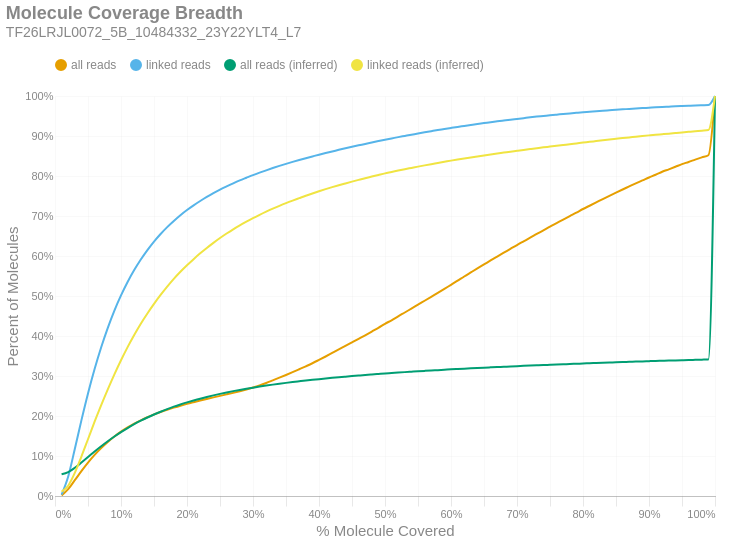

Write notebook code for a chart like this one.
### Markdown cell above
### Molecule Read Coverage
This chart shows molecule coverage breadth as computed by the number of bases aligned to that molecule. In other words, "*how much of each unique long molecule is actually sequenced/aligned?*" Keep in mind there is a distinction between sequences and alignments, since some sequences belonging to a particular molecule may not align well and wouldn't appear in the alignment data. This chart also shows molecule coverage breadth as computed by the *inferred fragment* from which the aligned sequences originate. Unlike read coverage, this calculation takes into account the total insert size, including unsequenced gaps between the forward and reverse reads. Like the previous figures, these are cumulative percents.

### Code cell
if SKIPLR:
    print_html(f"Skipped")
else:
    binned_df = consolidated_hist(valids['coverage_bp'], mask, 0.01, True)
    binned_df_inf = consolidated_hist(valids['coverage_inserts'], mask, 0.01, True)
    binned_df = binned_df.with_columns(pl.lit(binned_df_inf['all reads (cumsum)']).alias('all reads (inferred)'))
    binned_df = binned_df.with_columns(pl.lit(binned_df_inf['linked reads (cumsum)']).alias('linked reads (inferred)'))
    binned_df = binned_df.with_columns(
        (pl.col('bin').cast(pl.Float64) + 0.01).alias('right_edge')
    )

    with SafeRender(binned_df):
        (
            density_plot(binned_df, 'Molecule Coverage Breadth', samplename, 'molcov', ['all reads (inferred)','linked reads (inferred)'])
            .encode(
                #x=alt.X('bin:Q', title="% Molecule Covered").axis(format = '%').scale(padding=0),
                x=alt.X('right_edge:Q', title="% Molecule Covered").axis(format='%').scale(padding=0),
                y=alt.Y('value:Q', title='Percent of Molecules')
                    .axis(format='%')
                    .stack(False)
                    .scale(domainMin=0, padding=0),
                color=alt.Color("key:N").scale(domain = ["all reads", "linked reads", "all reads (inferred)", "linked reads (inferred)"]),
                tooltip = [
                    alt.Tooltip("key:N", title = "Data Type"),
                    alt.Tooltip("range_label:N", title="% Molecule Covered"),
                    alt.Tooltip("value:Q", format = ".2%", title="% Molecules")
                ]
            )
        ).display()

### Figure 1 — Vega-Lite specification as saved in the notebook (floating-point values rounded to 4 significant figures)
{"width": "container", "height": 400, "config": {"title": {"anchor": "start", "dy": -15, "fontSize": 18, "color": "#888888", "subtitleColor": "#888888", "subtitleFontSize": 14}, "arc": {"fill": "#0072B2"}, "axis": {"domainColor": "#888888", "domainWidth": 0.5, "gridWidth": 0.2, "grid": false, "titleFontWeight": 400, "titleFontSize": 15, "labelFontSize": 11, "labelColor": "#888888", "tickColor": "#888888", "tickWidth": 0.2, "titleColor": "#888888"}, "axisBand": {"grid": false}, "axisX": {"grid": true, "tickSize": 10, "domainCap": "round"}, "axisY": {"domain": false, "grid": true, "tickSize": 0, "domainCap": "round"}, "background": "transparent", "header": {"labelFontSize": 15, "labelColor": "#888888", "titleFontSize": 15, "titleFontWeight": 600, "titleColor": "#888888"}, "legend": {"labelFont": "sans-serif", "labelFontSize": 12, "labelColor": "#888888", "symbolSize": 100, "symbolType": "circle", "titleFontSize": 12, "titlePadding": 10, "titleColor": "#888888", "title": null, "orient": "top"}, "range": {"category": ["#E69F00", "#56B4E9", "#009E73", "#F0E442", "#0072B2", "#D55E00", "#CC79A7", "#000000"], "diverging": ["#cfe8f3", "#a2d4ec", "#73bfe2", "#46abdb", "#1696d2", "#12719e"]}, "area": {"fill": "#0072B2", "fillOpacity": 0.7, "line": true, "strokeOpacity": 0.7}, "line": {"color": "#0072B2", "stroke": "#0072B2", "strokeWidth": 2}, "trail": {"color": "#0072B2", "stroke": "#0072B2", "strokeWidth": 0, "size": 1}, "point": {"filled": true, "fillOpacity": 1.0, "size": 95}, "text": {"color": "#888888", "fontSize": 11, "align": "right", "fontWeight": 400, "size": 11}, "bar": {"fill": "#0072B2", "stroke": null}, "view": {"stroke": null, "continuousWidth": 660, "continuousHeight": 400}}, "data": {"name": "data-d19fc0c179f03ac3438a0cd2ba2d6a61"}, "mark": {"type": "line", "interpolate": "monotone", "point": {"opacity": 0, "size": 275}}, "encoding": {"color": {"field": "key", "scale": {"domain": ["all reads", "linked reads", "all reads (inferred)", "linked reads (inferred)"]}, "type": "nominal"}, "tooltip": [{"field": "key", "title": "Data Type", "type": "nominal"}, {"field": "range_label", "title": "% Molecule Covered", "type": "nominal"}, {"field": "value", "format": ".2%", "title": "% Molecules", "type": "quantitative"}], "x": {"axis": {"format": "%"}, "field": "right_edge", "scale": {"padding": 0}, "title": "% Molecule Covered", "type": "quantitative"}, "y": {"axis": {"format": "%"}, "field": "value", "scale": {"domainMin": 0, "padding": 0}, "stack": false, "title": "Percent of Molecules", "type": "quantitative"}}, "params": [{"name": "param_c36ac31b6afebe62", "select": {"type": "point", "fields": ["key"]}, "bind": "legend"}], "title": {"text": "Molecule Coverage Breadth", "subtitle": "TF26LRJL0072_5B_10484332_23Y22YLT4_L7"}, "transform": [{"fold": ["all reads (cumsum)", "linked reads (cumsum)", "all reads (inferred)", "linked reads (inferred)"]}, {"calculate": "replace(datum.key, ' (cumsum)', '')", "as": "key"}, {"filter": {"param": "param_c36ac31b6afebe62"}}], "usermeta": {"embedOptions": {"downloadFileName": "TF26LRJL0072_5B_10484332_23Y22YLT4_L7.molcov"}}, "$schema": "https://vega.github.io/schema/vega-lite/v6.4.1.json", "datasets": {"data-d19fc0c179f03ac3438a0cd2ba2d6a61": [{"bin": "0.0", "interval": "0.0-0.01", "all reads": 0.001607, "linked reads": 0.003501, "all reads (cumsum)": 0.001607, "linked reads (cumsum)": 0.003501, "range_label": "0.0-0.01", "all reads (inferred)": 0.05428, "linked reads (inferred)": 0.01076, "right_edge": 0.01}, {"bin": "0.01", "interval": "0.01-0.02", "all reads": 0.01544, "linked reads": 0.04516, "all reads (cumsum)": 0.01705, "linked reads (cumsum)": 0.04866, "range_label": "0.01-0.02", "all reads (inferred)": 0.05986, "linked reads (inferred)": 0.02575, "right_edge": 0.02}, {"bin": "0.02", "interval": "0.02-0.03", "all reads": 0.02248, "linked reads": 0.06885, "all reads (cumsum)": 0.03953, "linked reads (cumsum)": 0.1175, "range_label": "0.02-0.03", "all reads (inferred)": 0.07049, "linked reads (inferred)": 0.05774, "right_edge": 0.03}, {"bin": "0.03", "interval": "0.03-0.04", "all reads": 0.02283, "linked reads": 0.0715, "all reads (cumsum)": 0.06236, "linked reads (cumsum)": 0.189, "range_label": "0.03-0.04", "all reads (inferred)": 0.08363, "linked reads (inferred)": 0.09853, "right_edge": 0.04}, {"bin": "0.04", "interval": "0.04-0.05", "all reads": 0.02134, "linked reads": 0.06733, "all reads (cumsum)": 0.08369, "linked reads (cumsum)": 0.2563, "range_label": "0.04-0.05", "all reads (inferred)": 0.09747, "linked reads (inferred)": 0.1419, "right_edge": 0.05}, {"bin": "0.05", "interval": "0.05-0.06", "all reads": 0.01924, "linked reads": 0.06103, "all reads (cumsum)": 0.1029, "linked reads (cumsum)": 0.3174, "range_label": "0.05-0.06", "all reads (inferred)": 0.1114, "linked reads (inferred)": 0.1857, "right_edge": 0.06}, {"bin": "0.06", "interval": "0.06-0.07", "all reads": 0.01708, "linked reads": 0.05447, "all reads (cumsum)": 0.12, "linked reads (cumsum)": 0.3718, "range_label": "0.06-0.07", "all reads (inferred)": 0.1244, "linked reads (inferred)": 0.2272, "right_edge": 0.07}, {"bin": "0.07", "interval": "0.07-0.08", "all reads": 0.01527, "linked reads": 0.04858, "all reads (cumsum)": 0.1353, "linked reads (cumsum)": 0.4204, "range_label": "0.07-0.08", "all reads (inferred)": 0.1369, "linked reads (inferred)": 0.2667, "right_edge": 0.08}, {"bin": "0.08", "interval": "0.08-0.09", "all reads": 0.0136, "linked reads": 0.04321, "all reads (cumsum)": 0.1489, "linked reads (cumsum)": 0.4636, "range_label": "0.08-0.09", "all reads (inferred)": 0.1487, "linked reads (inferred)": 0.3042, "right_edge": 0.09}, {"bin": "0.09", "interval": "0.09-0.1", "all reads": 0.01195, "linked reads": 0.0379, "all reads (cumsum)": 0.1608, "linked reads (cumsum)": 0.5015, "range_label": "0.09-0.1", "all reads (inferred)": 0.1597, "linked reads (inferred)": 0.3394, "right_edge": 0.1}, {"bin": "0.1", "interval": "0.1-0.11", "all reads": 0.01065, "linked reads": 0.03366, "all reads (cumsum)": 0.1715, "linked reads (cumsum)": 0.5352, "range_label": "0.1-0.11", "all reads (inferred)": 0.1699, "linked reads (inferred)": 0.3722, "right_edge": 0.11}, {"bin": "0.11", "interval": "0.11-0.12", "all reads": 0.009421, "linked reads": 0.02971, "all reads (cumsum)": 0.1809, "linked reads (cumsum)": 0.5649, "range_label": "0.11-0.12", "all reads (inferred)": 0.1794, "linked reads (inferred)": 0.4026, "right_edge": 0.12}, {"bin": "0.12", "interval": "0.12-0.13", "all reads": 0.008369, "linked reads": 0.02625, "all reads (cumsum)": 0.1893, "linked reads (cumsum)": 0.5912, "range_label": "0.12-0.13", "all reads (inferred)": 0.1883, "linked reads (inferred)": 0.4308, "right_edge": 0.13}, {"bin": "0.13", "interval": "0.13-0.14", "all reads": 0.007615, "linked reads": 0.02371, "all reads (cumsum)": 0.1969, "linked reads (cumsum)": 0.6149, "range_label": "0.13-0.14", "all reads (inferred)": 0.1963, "linked reads (inferred)": 0.4564, "right_edge": 0.14}, {"bin": "0.14", "interval": "0.14-0.15", "all reads": 0.006879, "linked reads": 0.02123, "all reads (cumsum)": 0.2038, "linked reads (cumsum)": 0.6361, "range_label": "0.14-0.15", "all reads (inferred)": 0.2038, "linked reads (inferred)": 0.4803, "right_edge": 0.15}, {"bin": "0.15", "interval": "0.15-0.16", "all reads": 0.006205, "linked reads": 0.01894, "all reads (cumsum)": 0.21, "linked reads (cumsum)": 0.655, "range_label": "0.15-0.16", "all reads (inferred)": 0.2107, "linked reads (inferred)": 0.5026, "right_edge": 0.16}, {"bin": "0.16", "interval": "0.16-0.17", "all reads": 0.005715, "linked reads": 0.01723, "all reads (cumsum)": 0.2157, "linked reads (cumsum)": 0.6723, "range_label": "0.16-0.17", "all reads (inferred)": 0.2173, "linked reads (inferred)": 0.5235, "right_edge": 0.17}, {"bin": "0.17", "interval": "0.17-0.18", "all reads": 0.00521, "linked reads": 0.01536, "all reads (cumsum)": 0.2209, "linked reads (cumsum)": 0.6876, "range_label": "0.17-0.18", "all reads (inferred)": 0.2234, "linked reads (inferred)": 0.5429, "right_edge": 0.18}, {"bin": "0.18", "interval": "0.18-0.19", "all reads": 0.004938, "linked reads": 0.01437, "all reads (cumsum)": 0.2258, "linked reads (cumsum)": 0.702, "range_label": "0.18-0.19", "all reads (inferred)": 0.2289, "linked reads (inferred)": 0.5605, "right_edge": 0.19}, {"bin": "0.19", "interval": "0.19-0.2", "all reads": 0.004558, "linked reads": 0.01289, "all reads (cumsum)": 0.2304, "linked reads (cumsum)": 0.7149, "range_label": "0.19-0.2", "all reads (inferred)": 0.234, "linked reads (inferred)": 0.5768, "right_edge": 0.2}, {"bin": "0.2", "interval": "0.2-0.21", "all reads": 0.004211, "linked reads": 0.01168, "all reads (cumsum)": 0.2346, "linked reads (cumsum)": 0.7266, "range_label": "0.2-0.21", "all reads (inferred)": 0.2388, "linked reads (inferred)": 0.5921, "right_edge": 0.21}, {"bin": "0.21", "interval": "0.21-0.22", "all reads": 0.004067, "linked reads": 0.01088, "all reads (cumsum)": 0.2387, "linked reads (cumsum)": 0.7374, "range_label": "0.21-0.22", "all reads (inferred)": 0.2433, "linked reads (inferred)": 0.6066, "right_edge": 0.22}, {"bin": "0.22", "interval": "0.22-0.23", "all reads": 0.00397, "linked reads": 0.01026, "all reads (cumsum)": 0.2426, "linked reads (cumsum)": 0.7477, "range_label": "0.22-0.23", "all reads (inferred)": 0.2475, "linked reads (inferred)": 0.62, "right_edge": 0.23}, {"bin": "0.23", "interval": "0.23-0.24", "all reads": 0.003925, "linked reads": 0.009445, "all reads (cumsum)": 0.2466, "linked reads (cumsum)": 0.7572, "range_label": "0.23-0.24", "all reads (inferred)": 0.2515, "linked reads (inferred)": 0.6328, "right_edge": 0.24}, {"bin": "0.24", "interval": "0.24-0.25", "all reads": 0.003804, "linked reads": 0.008722, "all reads (cumsum)": 0.2504, "linked reads (cumsum)": 0.7659, "range_label": "0.24-0.25", "all reads (inferred)": 0.2553, "linked reads (inferred)": 0.6449, "right_edge": 0.25}, {"bin": "0.25", "interval": "0.25-0.26", "all reads": 0.003652, "linked reads": 0.008014, "all reads (cumsum)": 0.254, "linked reads (cumsum)": 0.7739, "range_label": "0.25-0.26", "all reads (inferred)": 0.2588, "linked reads (inferred)": 0.6562, "right_edge": 0.26}, {"bin": "0.26", "interval": "0.26-0.27", "all reads": 0.003792, "linked reads": 0.007767, "all reads (cumsum)": 0.2578, "linked reads (cumsum)": 0.7817, "range_label": "0.26-0.27", "all reads (inferred)": 0.2622, "linked reads (inferred)": 0.6668, "right_edge": 0.27}, {"bin": "0.27", "interval": "0.27-0.28", "all reads": 0.00409, "linked reads": 0.007326, "all reads (cumsum)": 0.2619, "linked reads (cumsum)": 0.789, "range_label": "0.27-0.28", "all reads (inferred)": 0.2652, "linked reads (inferred)": 0.6765, "right_edge": 0.28}, {"bin": "0.28", "interval": "0.28-0.29", "all reads": 0.004379, "linked reads": 0.006687, "all reads (cumsum)": 0.2663, "linked reads (cumsum)": 0.7957, "range_label": "0.28-0.29", "all reads (inferred)": 0.2681, "linked reads (inferred)": 0.6857, "right_edge": 0.29}, {"bin": "0.29", "interval": "0.29-0.3", "all reads": 0.004888, "linked reads": 0.006562, "all reads (cumsum)": 0.2712, "linked reads (cumsum)": 0.8022, "range_label": "0.29-0.3", "all reads (inferred)": 0.2709, "linked reads (inferred)": 0.6944, "right_edge": 0.3}, {"bin": "0.3", "interval": "0.3-0.31", "all reads": 0.005398, "linked reads": 0.006093, "all reads (cumsum)": 0.2766, "linked reads (cumsum)": 0.8083, "range_label": "0.3-0.31", "all reads (inferred)": 0.2735, "linked reads (inferred)": 0.7028, "right_edge": 0.31}, {"bin": "0.31", "interval": "0.31-0.32", "all reads": 0.00606, "linked reads": 0.005855, "all reads (cumsum)": 0.2826, "linked reads (cumsum)": 0.8142, "range_label": "0.31-0.32", "all reads (inferred)": 0.276, "linked reads (inferred)": 0.7108, "right_edge": 0.32}, {"bin": "0.32", "interval": "0.32-0.33", "all reads": 0.006558, "linked reads": 0.00565, "all reads (cumsum)": 0.2892, "linked reads (cumsum)": 0.8198, "range_label": "0.32-0.33", "all reads (inferred)": 0.2784, "linked reads (inferred)": 0.7184, "right_edge": 0.33}, {"bin": "0.33", "interval": "0.33-0.34", "all reads": 0.006614, "linked reads": 0.00538, "all reads (cumsum)": 0.2958, "linked reads (cumsum)": 0.8252, "range_label": "0.33-0.34", "all reads (inferred)": 0.2807, "linked reads (inferred)": 0.7255, "right_edge": 0.34}, {"bin": "0.34", "interval": "0.34-0.35", "all reads": 0.006779, "linked reads": 0.005114, "all reads (cumsum)": 0.3026, "linked reads (cumsum)": 0.8303, "range_label": "0.34-0.35", "all reads (inferred)": 0.2828, "linked reads (inferred)": 0.7322, "right_edge": 0.35}, {"bin": "0.35", "interval": "0.35-0.36", "all reads": 0.007057, "linked reads": 0.004923, "all reads (cumsum)": 0.3096, "linked reads (cumsum)": 0.8352, "range_label": "0.35-0.36", "all reads (inferred)": 0.2848, "linked reads (inferred)": 0.7386, "right_edge": 0.36}, {"bin": "0.36", "interval": "0.36-0.37", "all reads": 0.007268, "linked reads": 0.004707, "all reads (cumsum)": 0.3169, "linked reads (cumsum)": 0.84, "range_label": "0.36-0.37", "all reads (inferred)": 0.2868, "linked reads (inferred)": 0.7447, "right_edge": 0.37}, {"bin": "0.37", "interval": "0.37-0.38", "all reads": 0.007351, "linked reads": 0.004532, "all reads (cumsum)": 0.3243, "linked reads (cumsum)": 0.8445, "range_label": "0.37-0.38", "all reads (inferred)": 0.2887, "linked reads (inferred)": 0.7507, "right_edge": 0.38}, {"bin": "0.38", "interval": "0.38-0.39", "all reads": 0.007628, "linked reads": 0.004397, "all reads (cumsum)": 0.3319, "linked reads (cumsum)": 0.8489, "range_label": "0.38-0.39", "all reads (inferred)": 0.2904, "linked reads (inferred)": 0.7564, "right_edge": 0.39}, {"bin": "0.39", "interval": "0.39-0.4", "all reads": 0.008312, "linked reads": 0.004381, "all reads (cumsum)": 0.3402, "linked reads (cumsum)": 0.8533, "range_label": "0.39-0.4", "all reads (inferred)": 0.2922, "linked reads (inferred)": 0.7618, "right_edge": 0.4}, {"bin": "0.4", "interval": "0.4-0.41", "all reads": 0.008533, "linked reads": 0.004159, "all reads (cumsum)": 0.3487, "linked reads (cumsum)": 0.8574, "range_label": "0.4-0.41", "all reads (inferred)": 0.2938, "linked reads (inferred)": 0.7671, "right_edge": 0.41}, {"bin": "0.41", "interval": "0.41-0.42", "all reads": 0.008871, "linked reads": 0.003905, "all reads (cumsum)": 0.3576, "linked reads (cumsum)": 0.8613, "range_label": "0.41-0.42", "all reads (inferred)": 0.2954, "linked reads (inferred)": 0.7721, "right_edge": 0.42}, {"bin": "0.42", "interval": "0.42-0.43", "all reads": 0.008854, "linked reads": 0.004132, "all reads (cumsum)": 0.3665, "linked reads (cumsum)": 0.8655, "range_label": "0.42-0.43", "all reads (inferred)": 0.2969, "linked reads (inferred)": 0.7769, "right_edge": 0.43}, {"bin": "0.43", "interval": "0.43-0.44", "all reads": 0.008684, "linked reads": 0.003875, "all reads (cumsum)": 0.3751, "linked reads (cumsum)": 0.8693, "range_label": "0.43-0.44", "all reads (inferred)": 0.2984, "linked reads (inferred)": 0.7814, "right_edge": 0.44}, {"bin": "0.44", "interval": "0.44-0.45", "all reads": 0.008877, "linked reads": 0.003733, "all reads (cumsum)": 0.384, "linked reads (cumsum)": 0.8731, "range_label": "0.44-0.45", "all reads (inferred)": 0.2998, "linked reads (inferred)": 0.7859, "right_edge": 0.45}, {"bin": "0.45", "interval": "0.45-0.46", "all reads": 0.008895, "linked reads": 0.003606, "all reads (cumsum)": 0.3929, "linked reads (cumsum)": 0.8767, "range_label": "0.45-0.46", "all reads (inferred)": 0.3012, "linked reads (inferred)": 0.7903, "right_edge": 0.46}, {"bin": "0.46", "interval": "0.46-0.47", "all reads": 0.008955, "linked reads": 0.003564, "all reads (cumsum)": 0.4019, "linked reads (cumsum)": 0.8802, "range_label": "0.46-0.47", "all reads (inferred)": 0.3026, "linked reads (inferred)": 0.7946, "right_edge": 0.47}, {"bin": "0.47", "interval": "0.47-0.48", "all reads": 0.009307, "linked reads": 0.003617, "all reads (cumsum)": 0.4112, "linked reads (cumsum)": 0.8839, "range_label": "0.47-0.48", "all reads (inferred)": 0.3038, "linked reads (inferred)": 0.7986, "right_edge": 0.48}, {"bin": "0.48", "interval": "0.48-0.49", "all reads": 0.00922, "linked reads": 0.003542, "all reads (cumsum)": 0.4204, "linked reads (cumsum)": 0.8874, "range_label": "0.48-0.49", "all reads (inferred)": 0.3051, "linked reads (inferred)": 0.8026, "right_edge": 0.49}, {"bin": "0.49", "interval": "0.49-0.5", "all reads": 0.01008, "linked reads": 0.003416, "all reads (cumsum)": 0.4305, "linked reads (cumsum)": 0.8908, "range_label": "0.49-0.5", "all reads (inferred)": 0.3063, "linked reads (inferred)": 0.8065, "right_edge": 0.5}, {"bin": "0.5", "interval": "0.5-0.51", "all reads": 0.008877, "linked reads": 0.003151, "all reads (cumsum)": 0.4393, "linked reads (cumsum)": 0.894, "range_label": "0.5-0.51", "all reads (inferred)": 0.3074, "linked reads (inferred)": 0.81, "right_edge": 0.51}, {"bin": "0.51", "interval": "0.51-0.52", "all reads": 0.009948, "linked reads": 0.003237, "all reads (cumsum)": 0.4493, "linked reads (cumsum)": 0.8972, "range_label": "0.51-0.52", "all reads (inferred)": 0.3086, "linked reads (inferred)": 0.8136, "right_edge": 0.52}, {"bin": "0.52", "interval": "0.52-0.53", "all reads": 0.009474, "linked reads": 0.002993, "all reads (cumsum)": 0.4588, "linked reads (cumsum)": 0.9002, "range_label": "0.52-0.53", "all reads (inferred)": 0.3097, "linked reads (inferred)": 0.817, "right_edge": 0.53}, {"bin": "0.53", "interval": "0.53-0.54", "all reads": 0.009771, "linked reads": 0.003004, "all reads (cumsum)": 0.4685, "linked reads (cumsum)": 0.9032, "range_label": "0.53-0.54", "all reads (inferred)": 0.3107, "linked reads (inferred)": 0.8202, "right_edge": 0.54}, {"bin": "0.54", "interval": "0.54-0.55", "all reads": 0.009658, "linked reads": 0.003102, "all reads (cumsum)": 0.4782, "linked reads (cumsum)": 0.9063, "range_label": "0.54-0.55", "all reads (inferred)": 0.3118, "linked reads (inferred)": 0.8235, "right_edge": 0.55}, {"bin": "0.55", "interval": "0.55-0.56", "all reads": 0.009965, "linked reads": 0.002936, "all reads (cumsum)": 0.4882, "linked reads (cumsum)": 0.9092, "range_label": "0.55-0.56", "all reads (inferred)": 0.3128, "linked reads (inferred)": 0.8266, "right_edge": 0.56}, {"bin": "0.56", "interval": "0.56-0.57", "all reads": 0.009831, "linked reads": 0.002814, "all reads (cumsum)": 0.498, "linked reads (cumsum)": 0.912, "range_label": "0.56-0.57", "all reads (inferred)": 0.3137, "linked reads (inferred)": 0.8296, "right_edge": 0.57}, {"bin": "0.57", "interval": "0.57-0.58", "all reads": 0.009713, "linked reads": 0.002792, "all reads (cumsum)": 0.5077, "linked reads (cumsum)": 0.9148, "range_label": "0.57-0.58", "all reads (inferred)": 0.3147, "linked reads (inferred)": 0.8325, "right_edge": 0.58}, {"bin": "0.58", "interval": "0.58-0.59", "all reads": 0.01003, "linked reads": 0.002599, "all reads (cumsum)": 0.5177, "linked reads (cumsum)": 0.9174, "range_label": "0.58-0.59", "all reads (inferred)": 0.3156, "linked reads (inferred)": 0.8354, "right_edge": 0.59}, {"bin": "0.59", "interval": "0.59-0.6", "all reads": 0.01028, "linked reads": 0.002687, "all reads (cumsum)": 0.528, "linked reads (cumsum)": 0.9201, "range_label": "0.59-0.6", "all reads (inferred)": 0.3166, "linked reads (inferred)": 0.8384, "right_edge": 0.6}, {"bin": "0.6", "interval": "0.6-0.61", "all reads": 0.01021, "linked reads": 0.002606, "all reads (cumsum)": 0.5382, "linked reads (cumsum)": 0.9227, "range_label": "0.6-0.61", "all reads (inferred)": 0.3175, "linked reads (inferred)": 0.8412, "right_edge": 0.61}, {"bin": "0.61", "interval": "0.61-0.62", "all reads": 0.01057, "linked reads": 0.00241, "all reads (cumsum)": 0.5488, "linked reads (cumsum)": 0.9251, "range_label": "0.61-0.62", "all reads (inferred)": 0.3183, "linked reads (inferred)": 0.8439, "right_edge": 0.62}, {"bin": "0.62", "interval": "0.62-0.63", "all reads": 0.01014, "linked reads": 0.002444, "all reads (cumsum)": 0.5589, "linked reads (cumsum)": 0.9276, "range_label": "0.62-0.63", "all reads (inferred)": 0.3192, "linked reads (inferred)": 0.8465, "right_edge": 0.63}, {"bin": "0.63", "interval": "0.63-0.64", "all reads": 0.01008, "linked reads": 0.002415, "all reads (cumsum)": 0.569, "linked reads (cumsum)": 0.93, "range_label": "0.63-0.64", "all reads (inferred)": 0.32, "linked reads (inferred)": 0.849, "right_edge": 0.64}, {"bin": "0.64", "interval": "0.64-0.65", "all reads": 0.00982, "linked reads": 0.002218, "all reads (cumsum)": 0.5788, "linked reads (cumsum)": 0.9322, "range_label": "0.64-0.65", "all reads (inferred)": 0.3208, "linked reads (inferred)": 0.8514, "right_edge": 0.65}, {"bin": "0.65", "interval": "0.65-0.66", "all reads": 0.01009, "linked reads": 0.002348, "all reads (cumsum)": 0.5889, "linked reads (cumsum)": 0.9346, "range_label": "0.65-0.66", "all reads (inferred)": 0.3216, "linked reads (inferred)": 0.8538, "right_edge": 0.66}, {"bin": "0.66", "interval": "0.66-0.67", "all reads": 0.009735, "linked reads": 0.002115, "all reads (cumsum)": 0.5986, "linked reads (cumsum)": 0.9367, "range_label": "0.66-0.67", "all reads (inferred)": 0.3223, "linked reads (inferred)": 0.8562, "right_edge": 0.67}, {"bin": "0.67", "interval": "0.67-0.68", "all reads": 0.00961, "linked reads": 0.002051, "all reads (cumsum)": 0.6083, "linked reads (cumsum)": 0.9387, "range_label": "0.67-0.68", "all reads (inferred)": 0.3231, "linked reads (inferred)": 0.8585, "right_edge": 0.68}, {"bin": "0.68", "interval": "0.68-0.69", "all reads": 0.009563, "linked reads": 0.00204, "all reads (cumsum)": 0.6178, "linked reads (cumsum)": 0.9408, "range_label": "0.68-0.69", "all reads (inferred)": 0.3239, "linked reads (inferred)": 0.8608, "right_edge": 0.69}, {"bin": "0.69", "interval": "0.69-0.7", "all reads": 0.009612, "linked reads": 0.00193, "all reads (cumsum)": 0.6274, "linked reads (cumsum)": 0.9427, "range_label": "0.69-0.7", "all reads (inferred)": 0.3246, "linked reads (inferred)": 0.8631, "right_edge": 0.7}, {"bin": "0.7", "interval": "0.7-0.71", "all reads": 0.009174, "linked reads": 0.001948, "all reads (cumsum)": 0.6366, "linked reads (cumsum)": 0.9447, "range_label": "0.7-0.71", "all reads (inferred)": 0.3253, "linked reads (inferred)": 0.8653, "right_edge": 0.71}, {"bin": "0.71", "interval": "0.71-0.72", "all reads": 0.009145, "linked reads": 0.001962, "all reads (cumsum)": 0.6458, "linked reads (cumsum)": 0.9466, "range_label": "0.71-0.72", "all reads (inferred)": 0.326, "linked reads (inferred)": 0.8674, "right_edge": 0.72}, {"bin": "0.72", "interval": "0.72-0.73", "all reads": 0.009434, "linked reads": 0.001856, "all reads (cumsum)": 0.6552, "linked reads (cumsum)": 0.9485, "range_label": "0.72-0.73", "all reads (inferred)": 0.3267, "linked reads (inferred)": 0.8695, "right_edge": 0.73}, {"bin": "0.73", "interval": "0.73-0.74", "all reads": 0.009005, "linked reads": 0.001653, "all reads (cumsum)": 0.6642, "linked reads (cumsum)": 0.9501, "range_label": "0.73-0.74", "all reads (inferred)": 0.3274, "linked reads (inferred)": 0.8716, "right_edge": 0.74}, {"bin": "0.74", "interval": "0.74-0.75", "all reads": 0.009315, "linked reads": 0.001715, "all reads (cumsum)": 0.6735, "linked reads (cumsum)": 0.9518, "range_label": "0.74-0.75", "all reads (inferred)": 0.328, "linked reads (inferred)": 0.8735, "right_edge": 0.75}, {"bin": "0.75", "interval": "0.75-0.76", "all reads": 0.008828, "linked reads": 0.001557, "all reads (cumsum)": 0.6823, "linked reads (cumsum)": 0.9534, "range_label": "0.75-0.76", "all reads (inferred)": 0.3286, "linked reads (inferred)": 0.8754, "right_edge": 0.76}, {"bin": "0.76", "interval": "0.76-0.77", "all reads": 0.008863, "linked reads": 0.001498, "all reads (cumsum)": 0.6912, "linked reads (cumsum)": 0.9549, "range_label": "0.76-0.77", "all reads (inferred)": 0.3293, "linked reads (inferred)": 0.8775, "right_edge": 0.77}, {"bin": "0.77", "interval": "0.77-0.78", "all reads": 0.008727, "linked reads": 0.001587, "all reads (cumsum)": 0.6999, "linked reads (cumsum)": 0.9565, "range_label": "0.77-0.78", "all reads (inferred)": 0.33, "linked reads (inferred)": 0.8796, "right_edge": 0.78}, {"bin": "0.78", "interval": "0.78-0.79", "all reads": 0.008606, "linked reads": 0.001502, "all reads (cumsum)": 0.7085, "linked reads (cumsum)": 0.958, "range_label": "0.78-0.79", "all reads (inferred)": 0.3306, "linked reads (inferred)": 0.8815, "right_edge": 0.79}, {"bin": "0.79", "interval": "0.79-0.8", "all reads": 0.008975, "linked reads": 0.001452, "all reads (cumsum)": 0.7175, "linked reads (cumsum)": 0.9594, "range_label": "0.79-0.8", "all reads (inferred)": 0.3313, "linked reads (inferred)": 0.8835, "right_edge": 0.8}, {"bin": "0.8", "interval": "0.8-0.81", "all reads": 0.008125, "linked reads": 0.001266, "all reads (cumsum)": 0.7256, "linked reads (cumsum)": 0.9607, "range_label": "0.8-0.81", "all reads (inferred)": 0.3319, "linked reads (inferred)": 0.8854, "right_edge": 0.81}, {"bin": "0.81", "interval": "0.81-0.82", "all reads": 0.00831, "linked reads": 0.001353, "all reads (cumsum)": 0.7339, "linked reads (cumsum)": 0.9621, "range_label": "0.81-0.82", "all reads (inferred)": 0.3325, "linked reads (inferred)": 0.8873, "right_edge": 0.82}, {"bin": "0.82", "interval": "0.82-0.83", "all reads": 0.008422, "linked reads": 0.00123, "all reads (cumsum)": 0.7424, "linked reads (cumsum)": 0.9633, "range_label": "0.82-0.83", "all reads (inferred)": 0.3331, "linked reads (inferred)": 0.8893, "right_edge": 0.83}, {"bin": "0.83", "interval": "0.83-0.84", "all reads": 0.008137, "linked reads": 0.001139, "all reads (cumsum)": 0.7505, "linked reads (cumsum)": 0.9644, "range_label": "0.83-0.84", "all reads (inferred)": 0.3337, "linked reads (inferred)": 0.8912, "right_edge": 0.84}, {"bin": "0.84", "interval": "0.84-0.85", "all reads": 0.007977, "linked reads": 0.001146, "all reads (cumsum)": 0.7585, "linked reads (cumsum)": 0.9656, "range_label": "0.84-0.85", "all reads (inferred)": 0.3343, "linked reads (inferred)": 0.893, "right_edge": 0.85}, {"bin": "0.85", "interval": "0.85-0.86", "all reads": 0.007806, "linked reads": 0.001097, "all reads (cumsum)": 0.7663, "linked reads (cumsum)": 0.9667, "range_label": "0.85-0.86", "all reads (inferred)": 0.3349, "linked reads (inferred)": 0.8948, "right_edge": 0.86}, {"bin": "0.86", "interval": "0.86-0.87", "all reads": 0.007591, "linked reads": 0.0009989, "all reads (cumsum)": 0.7739, "linked reads (cumsum)": 0.9677, "range_label": "0.86-0.87", "all reads (inferred)": 0.3354, "linked reads (inferred)": 0.8965, "right_edge": 0.87}, {"bin": "0.87", "interval": "0.87-0.88", "all reads": 0.007682, "linked reads": 0.001077, "all reads (cumsum)": 0.7816, "linked reads (cumsum)": 0.9687, "range_label": "0.87-0.88", "all reads (inferred)": 0.336, "linked reads (inferred)": 0.8983, "right_edge": 0.88}, {"bin": "0.88", "interval": "0.88-0.89", "all reads": 0.00735, "linked reads": 0.0009989, "all reads (cumsum)": 0.7889, "linked reads (cumsum)": 0.9697, "range_label": "0.88-0.89", "all reads (inferred)": 0.3366, "linked reads (inferred)": 0.8999, "right_edge": 0.89}, {"bin": "0.89", "interval": "0.89-0.9", "all reads": 0.007429, "linked reads": 0.0009189, "all reads (cumsum)": 0.7963, "linked reads (cumsum)": 0.9707, "range_label": "0.89-0.9", "all reads (inferred)": 0.3371, "linked reads (inferred)": 0.9016, "right_edge": 0.9}, {"bin": "0.9", "interval": "0.9-0.91", "all reads": 0.006755, "linked reads": 0.0009509, "all reads (cumsum)": 0.8031, "linked reads (cumsum)": 0.9716, "range_label": "0.9-0.91", "all reads (inferred)": 0.3376, "linked reads (inferred)": 0.9031, "right_edge": 0.91}, {"bin": "0.91", "interval": "0.91-0.92", "all reads": 0.007502, "linked reads": 0.0008532, "all reads (cumsum)": 0.8106, "linked reads (cumsum)": 0.9725, "range_label": "0.91-0.92", "all reads (inferred)": 0.338, "linked reads (inferred)": 0.9045, "right_edge": 0.92}, {"bin": "0.92", "interval": "0.92-0.93", "all reads": 0.006099, "linked reads": 0.0008069, "all reads (cumsum)": 0.8167, "linked reads (cumsum)": 0.9733, "range_label": "0.92-0.93", "all reads (inferred)": 0.3385, "linked reads (inferred)": 0.9059, "right_edge": 0.93}, {"bin": "0.93", "interval": "0.93-0.94", "all reads": 0.006423, "linked reads": 0.0008087, "all reads (cumsum)": 0.8231, "linked reads (cumsum)": 0.9741, "range_label": "0.93-0.94", "all reads (inferred)": 0.339, "linked reads (inferred)": 0.9074, "right_edge": 0.94}, {"bin": "0.94", "interval": "0.94-0.95", "all reads": 0.006645, "linked reads": 0.0007216, "all reads (cumsum)": 0.8298, "linked reads (cumsum)": 0.9748, "range_label": "0.94-0.95", "all reads (inferred)": 0.3395, "linked reads (inferred)": 0.9089, "right_edge": 0.95}, {"bin": "0.95", "interval": "0.95-0.96", "all reads": 0.005316, "linked reads": 0.0006967, "all reads (cumsum)": 0.8351, "linked reads (cumsum)": 0.9755, "range_label": "0.95-0.96", "all reads (inferred)": 0.34, "linked reads (inferred)": 0.9104, "right_edge": 0.96}, {"bin": "0.96", "interval": "0.96-0.97", "all reads": 0.00591, "linked reads": 0.0006861, "all reads (cumsum)": 0.841, "linked reads (cumsum)": 0.9762, "range_label": "0.96-0.97", "all reads (inferred)": 0.3404, "linked reads (inferred)": 0.9118, "right_edge": 0.97}, {"bin": "0.97", "interval": "0.97-0.98", "all reads": 0.005599, "linked reads": 0.0006239, "all reads (cumsum)": 0.8466, "linked reads (cumsum)": 0.9768, "range_label": "0.97-0.98", "all reads (inferred)": 0.3409, "linked reads (inferred)": 0.9132, "right_edge": 0.98}, {"bin": "0.98", "interval": "0.98-0.99", "all reads": 0.005318, "linked reads": 0.0005919, "all reads (cumsum)": 0.8519, "linked reads (cumsum)": 0.9774, "range_label": "0.98-0.99", "all reads (inferred)": 0.3415, "linked reads (inferred)": 0.9148, "right_edge": 0.99}, {"bin": "0.99", "interval": "0.99-1.0", "all reads": 0.1481, "linked reads": 0.0226, "all reads (cumsum)": 1.0, "linked reads (cumsum)": 1.0, "range_label": "0.99-1.0", "all reads (inferred)": 1.0, "linked reads (inferred)": 1.0, "right_edge": 1.0}]}}
